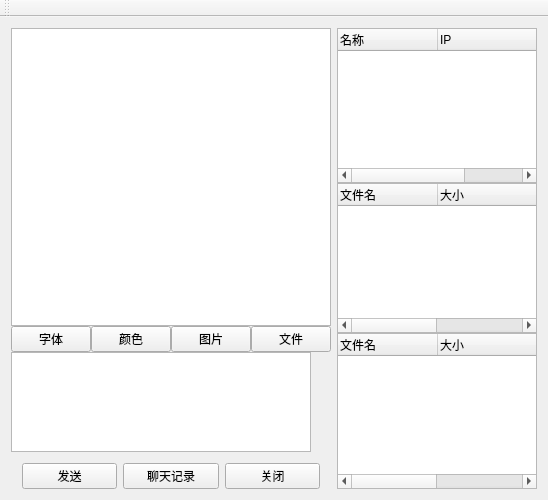
<?xml version="1.0" encoding="UTF-8"?>
<ui version="4.0">
 <class>CChatDialogClass</class>
 <widget class="QMainWindow" name="CChatDialogClass">
  <property name="geometry">
   <rect>
    <x>0</x>
    <y>0</y>
    <width>524</width>
    <height>500</height>
   </rect>
  </property>
  <property name="windowTitle">
   <string>CChatDialog</string>
  </property>
  <widget class="QWidget" name="centralWidget">
   <layout class="QGridLayout" name="gridLayout_Frame">
    <item row="0" column="0">
     <widget class="QWidget" name="widget_3" native="true">
      <layout class="QGridLayout" name="gridLayout_3">
       <property name="margin">
        <number>0</number>
       </property>
       <property name="spacing">
        <number>0</number>
       </property>
       <item row="0" column="0">
        <widget class="QTextEdit" name="textEdit_All">
         <property name="readOnly">
          <bool>true</bool>
         </property>
        </widget>
       </item>
       <item row="1" column="0">
        <widget class="QWidget" name="widget_2" native="true">
         <layout class="QGridLayout" name="gridLayout">
          <property name="margin">
           <number>0</number>
          </property>
          <property name="spacing">
           <number>0</number>
          </property>
          <item row="0" column="0">
           <widget class="QPushButton" name="pushButton_Font">
            <property name="text">
             <string>字体</string>
            </property>
           </widget>
          </item>
          <item row="0" column="1">
           <widget class="QPushButton" name="pushButton_Color">
            <property name="text">
             <string>颜色</string>
            </property>
           </widget>
          </item>
          <item row="0" column="3">
           <widget class="QPushButton" name="pushButton_File">
            <property name="text">
             <string>文件</string>
            </property>
           </widget>
          </item>
          <item row="0" column="2">
           <widget class="QPushButton" name="pushButton_Img">
            <property name="text">
             <string>图片</string>
            </property>
           </widget>
          </item>
         </layout>
        </widget>
       </item>
       <item row="2" column="0">
        <widget class="QTextEdit" name="textEdit_Send">
         <property name="minimumSize">
          <size>
           <width>300</width>
           <height>100</height>
          </size>
         </property>
         <property name="maximumSize">
          <size>
           <width>300</width>
           <height>100</height>
          </size>
         </property>
         <property name="sizeIncrement">
          <size>
           <width>0</width>
           <height>0</height>
          </size>
         </property>
         <property name="baseSize">
          <size>
           <width>0</width>
           <height>0</height>
          </size>
         </property>
        </widget>
       </item>
       <item row="3" column="0">
        <widget class="QWidget" name="widget" native="true">
         <layout class="QGridLayout" name="gridLayout_2">
          <property name="bottomMargin">
           <number>0</number>
          </property>
          <item row="0" column="0">
           <widget class="QPushButton" name="pushButton_Send">
            <property name="text">
             <string>发送</string>
            </property>
           </widget>
          </item>
          <item row="0" column="1">
           <widget class="QPushButton" name="pushButton_Log">
            <property name="text">
             <string>聊天记录</string>
            </property>
           </widget>
          </item>
          <item row="0" column="2">
           <widget class="QPushButton" name="pushButton_Cancel">
            <property name="text">
             <string>关闭</string>
            </property>
           </widget>
          </item>
         </layout>
        </widget>
       </item>
      </layout>
     </widget>
    </item>
    <item row="0" column="1">
     <widget class="QWidget" name="widget_4" native="true">
      <layout class="QGridLayout" name="gridLayout_4">
       <property name="margin">
        <number>0</number>
       </property>
       <property name="spacing">
        <number>0</number>
       </property>
       <item row="0" column="0">
        <widget class="QTreeWidget" name="treeWidget_USR">
         <property name="sizePolicy">
          <sizepolicy hsizetype="Expanding" vsizetype="Expanding">
           <horstretch>0</horstretch>
           <verstretch>0</verstretch>
          </sizepolicy>
         </property>
         <property name="minimumSize">
          <size>
           <width>0</width>
           <height>0</height>
          </size>
         </property>
         <property name="maximumSize">
          <size>
           <width>16777215</width>
           <height>16777215</height>
          </size>
         </property>
         <property name="sizeIncrement">
          <size>
           <width>0</width>
           <height>0</height>
          </size>
         </property>
         <column>
          <property name="text">
           <string>名称</string>
          </property>
         </column>
         <column>
          <property name="text">
           <string>IP</string>
          </property>
         </column>
         <column>
          <property name="text">
           <string>格言</string>
          </property>
         </column>
        </widget>
       </item>
       <item row="1" column="0">
        <widget class="QTreeWidget" name="treeWidget_FILE_SEND">
         <property name="minimumSize">
          <size>
           <width>200</width>
           <height>150</height>
          </size>
         </property>
         <property name="maximumSize">
          <size>
           <width>200</width>
           <height>150</height>
          </size>
         </property>
         <column>
          <property name="text">
           <string notr="true">文件名</string>
          </property>
         </column>
         <column>
          <property name="text">
           <string>大小</string>
          </property>
         </column>
         <column>
          <property name="text">
           <string>路径</string>
          </property>
         </column>
         <column>
          <property name="text">
           <string>进度</string>
          </property>
         </column>
        </widget>
       </item>
       <item row="2" column="0">
        <widget class="QTreeWidget" name="treeWidget_FILE_RECV">
         <column>
          <property name="text">
           <string>文件名</string>
          </property>
         </column>
         <column>
          <property name="text">
           <string>大小</string>
          </property>
         </column>
         <column>
          <property name="text">
           <string>路径</string>
          </property>
         </column>
         <column>
          <property name="text">
           <string>进度</string>
          </property>
         </column>
        </widget>
       </item>
      </layout>
     </widget>
    </item>
   </layout>
  </widget>
  <widget class="QMenuBar" name="menuBar">
   <property name="geometry">
    <rect>
     <x>0</x>
     <y>0</y>
     <width>524</width>
     <height>20</height>
    </rect>
   </property>
  </widget>
  <widget class="QToolBar" name="mainToolBar">
   <attribute name="toolBarArea">
    <enum>TopToolBarArea</enum>
   </attribute>
   <attribute name="toolBarBreak">
    <bool>false</bool>
   </attribute>
  </widget>
 </widget>
 <layoutdefault spacing="6" margin="11"/>
 <resources/>
 <connections/>
</ui>
